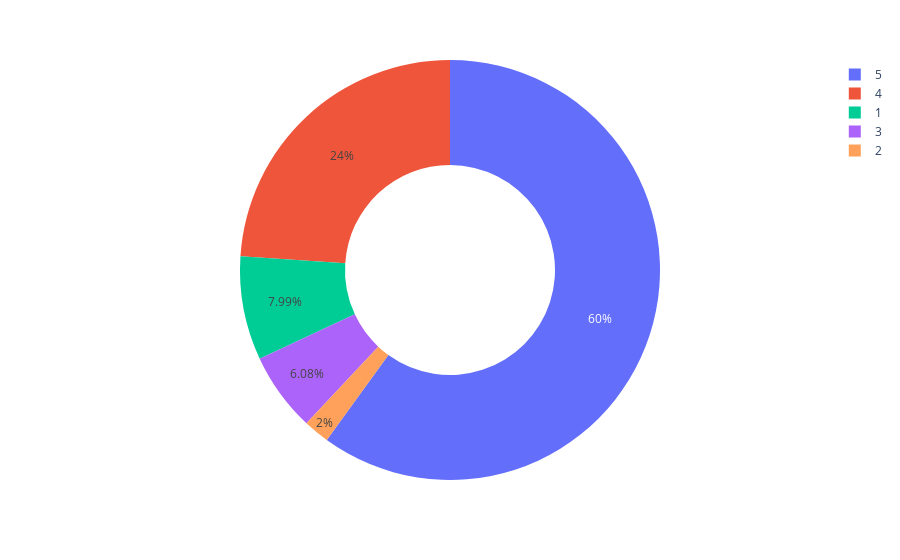

This figure's notebook cell:
### Markdown cell above
#### Sentiment Analysis of Flipkart

### Code cell
ratings = data["Rating"].value_counts()
numbers = ratings.index
quantity = ratings.values

import plotly.express as px
figure = px.pie(data,
                values=quantity,
                names=numbers, hole=0.5)
figure.show()

### Figure 1 — Plotly figure (JSON) as saved in the notebook; plotly's stock layout.template omitted (floating-point values rounded to 4 significant figures)
{"data": [{"domain": {"x": [0, 1], "y": [0, 1]}, "hole": 0.5, "hovertemplate": "label=%{label}<br>value=%{value}<extra></extra>", "labels": [5, 4, 1, 3, 2], "legendgroup": "", "name": "", "showlegend": true, "type": "pie", "values": [1382, 552, 184, 140, 46]}], "layout": {"legend": {"tracegroupgap": 0}, "margin": {"t": 60}}}
